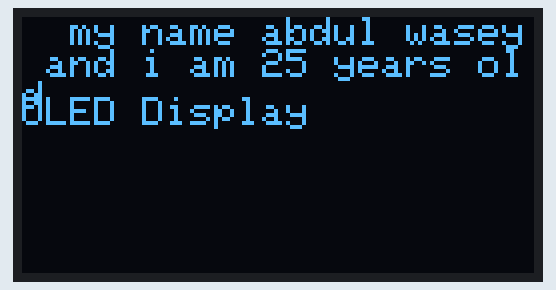
Simulated run of this sketch. Board: Arduino Uno, built with avr-gcc and run on an emulated ATmega328P. Parts: 128×64 one-colour display. What the sketch prints to the serial monitor is not drawn.

Above: at 2.1 s.

The sketch:

hello_oled_nano.ino
```cpp
#include <Wire.h>
#include <Adafruit_GFX.h>
#include <Adafruit_SSD1306.h>

#define SCREEN_WIDTH 128 // OLED display width, in pixels
#define SCREEN_HEIGHT 64 // OLED display height, in pixels

// Declaration for an SSD1306 display connected to I2C (SDA, SCL pins)
Adafruit_SSD1306 display(SCREEN_WIDTH, SCREEN_HEIGHT, &Wire, -1);

void setup() {
  Serial.begin(9600);
  Serial.println("nano");
  if(!display.begin(SSD1306_SWITCHCAPVCC, 0x3C)) { // Address 0x3D for 128x64
    Serial.println(F("SSD1306 allocation failed"));
    for(;;);
  }
  delay(2000);
  display.clearDisplay();
  display.setTextSize(1);
  display.setTextColor(WHITE);
  display.setCursor(12,0);
  // Display static text
  display.println("my name abdul wasey and i am 25 years old");
  display.setCursor(0,20);
  display.println("OLED Display");
  display.display();
}

void loop() {

}
```
